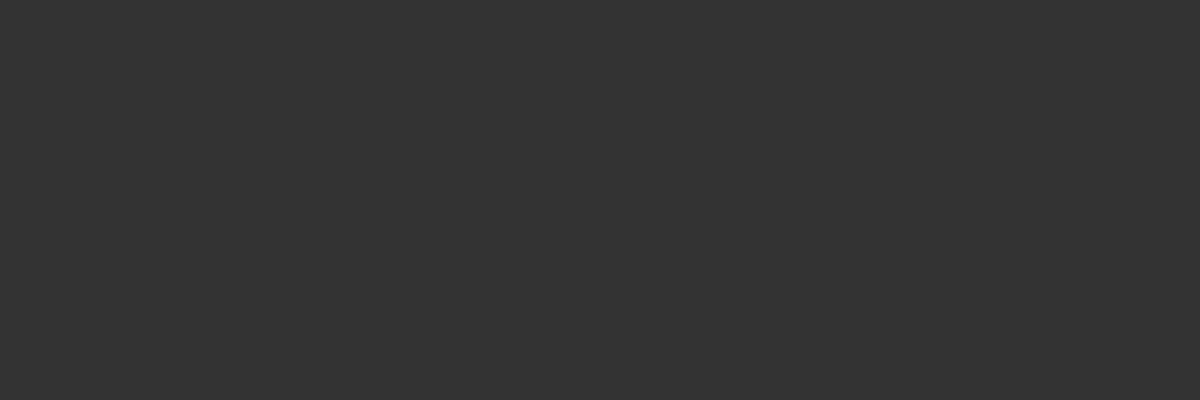
Frame 1 (no input)
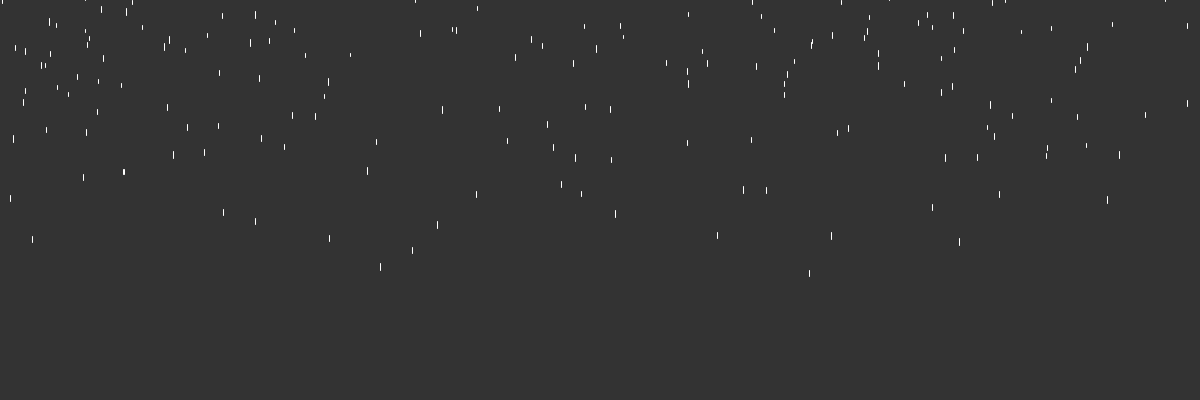
Frame 60 (the mouse pressed at the canvas centre just before this capture)
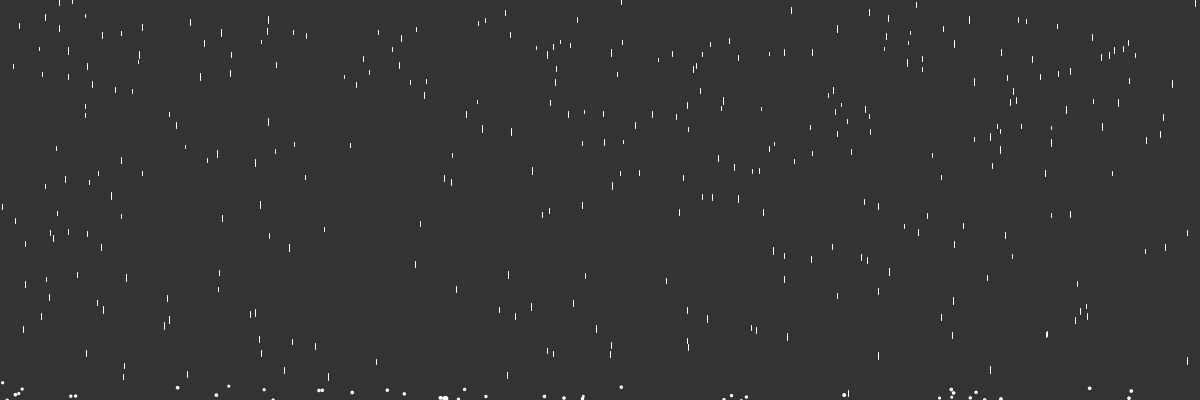
Frame 120 (the mouse held since frame 60 and released just before this capture)

The Processing sketch that drew these frames (run headless with seeded random() and noise(); from frame 60 on, the mouse is pressed at the canvas centre):

// Processing sketch: rain
// ── rain.pde
Raindrop[] drops;
ArrayList<Particle> particles;


void setup() {
  size(1200, 400);
  drops = new Raindrop[500];
  for (int i = 0; i < drops.length; i++) {
    drops[i] = new Raindrop(random(width), random(-500, -10));
  }
  particles = new ArrayList<Particle>();
}

void draw() {
  background(51);
  for (int i = 0; i < drops.length; i++) {
    // uncomment to toggle mouse input
    //PVector mouse = new PVector(mouseX, mouseY);
    //PVector distanceVector = PVector.sub(mouse, new PVector(drops[i].x, drops[i].y));
    //float distance = distanceVector.mag();
    //if (distance < 50) {
    //  drops[i].visible = false;
    //}
    drops[i].update();
    drops[i].display();
    
    // when drops reach the bottom, spawn particles for a splash effect
    if (drops[i].y >= height - 5) {
      float l = map(drops[i].z, 1, 10, 4, 1);
      for (int j = 0; j < 3; j++) {
        particles.add(new Particle(drops[i].x, drops[i].y, l));
      }
    }
  }
  
  // Particle loop with cleanup when they leave the screen
  for (int i = particles.size() - 1; i >= 0; i--) {
    Particle p = particles.get(i);
    if (p.location.y > height) {
      particles.remove(i);
    }
    else {
      p.update();
      p.display();
    }
  }
  println(frameRate);
}
// ── Particle.pde
class Particle {
  PVector location;
  PVector velocity;
  PVector gravity = new PVector(0, 0.1);
  float l;
  
  Particle(float x, float y, float l_) {
    location = new PVector(x, y);
    velocity = PVector.random2D().setMag(random(1, 2));
    l = l_;
  }
  
  void update() {
    velocity.add(gravity);
    location.add(velocity);
  }
  
  void display() {
    noStroke();
    fill(255);
    ellipse(location.x, location.y, l, l);
  }
}
// ── Raindrop.pde
class Raindrop {
  float x;
  float y;
  float z;
  float speed;
  float size;
  boolean visible = true;
  
  Raindrop(float x_, float y_) {
    x = x_;
    y = y_;
    z = random(1, 10);
    speed = map(z, 1, 10, 5, 1);
    size = map(z, 1, 10, 7, 3);
  }
  
  void display() {
    if (visible) {
      stroke(255);
      line(x, y, x, y + size);
    }
  }
  
  void update() {
    y += speed;
    if (y > height) {
      y = random(-100, -10);
      x = random(0, width);
      visible = true;
    }
  }
}
